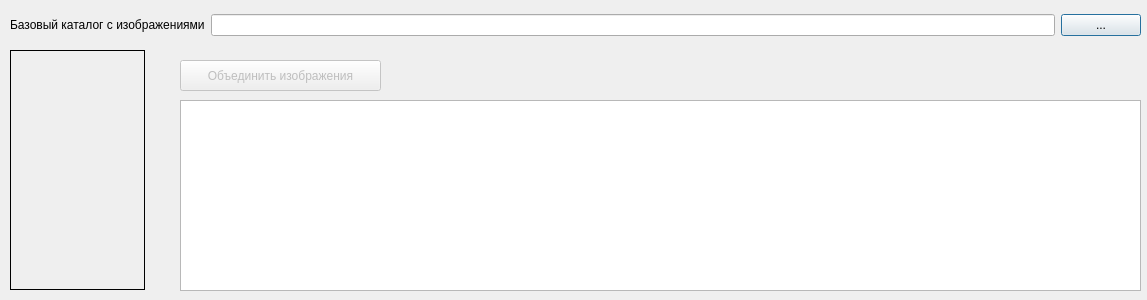
<?xml version="1.0" encoding="UTF-8"?>
<ui version="4.0">
 <class>Dialog</class>
 <widget class="QDialog" name="Dialog">
  <property name="geometry">
   <rect>
    <x>0</x>
    <y>0</y>
    <width>1147</width>
    <height>300</height>
   </rect>
  </property>
  <property name="windowTitle">
   <string>ClockFramesMerger</string>
  </property>
  <widget class="QWidget" name="layoutWidget">
   <property name="geometry">
    <rect>
     <x>10</x>
     <y>10</y>
     <width>1131</width>
     <height>30</height>
    </rect>
   </property>
   <layout class="QHBoxLayout" name="horizontalLayout_1">
    <item>
     <widget class="QLabel" name="label_selectBaseDir">
      <property name="text">
       <string>Базовый каталог с изображениями</string>
      </property>
     </widget>
    </item>
    <item>
     <widget class="QLineEdit" name="lineEdit_selectBaseDir">
      <property name="readOnly">
       <bool>true</bool>
      </property>
     </widget>
    </item>
    <item>
     <widget class="QPushButton" name="pushButton_selectBaseDir">
      <property name="text">
       <string>...</string>
      </property>
     </widget>
    </item>
   </layout>
  </widget>
  <widget class="QLabel" name="label_1">
   <property name="geometry">
    <rect>
     <x>10</x>
     <y>50</y>
     <width>135</width>
     <height>240</height>
    </rect>
   </property>
   <property name="frameShape">
    <enum>QFrame::Box</enum>
   </property>
   <property name="text">
    <string/>
   </property>
  </widget>
  <widget class="QPushButton" name="pushButton_Generate">
   <property name="enabled">
    <bool>false</bool>
   </property>
   <property name="geometry">
    <rect>
     <x>180</x>
     <y>60</y>
     <width>201</width>
     <height>31</height>
    </rect>
   </property>
   <property name="text">
    <string>Объединить изображения</string>
   </property>
  </widget>
  <widget class="QTextEdit" name="textEdit_Log">
   <property name="enabled">
    <bool>true</bool>
   </property>
   <property name="geometry">
    <rect>
     <x>180</x>
     <y>100</y>
     <width>961</width>
     <height>191</height>
    </rect>
   </property>
   <property name="readOnly">
    <bool>true</bool>
   </property>
  </widget>
 </widget>
 <resources/>
 <connections/>
</ui>
